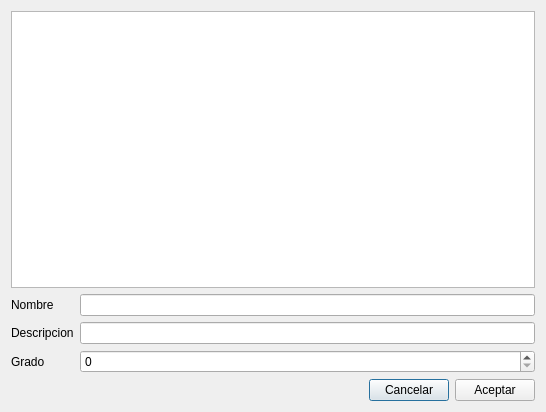
<?xml version="1.0" encoding="UTF-8"?>
<ui version="4.0">
 <class>SaveToBDFrm</class>
 <widget class="QDialog" name="SaveToBDFrm">
  <property name="geometry">
   <rect>
    <x>0</x>
    <y>0</y>
    <width>546</width>
    <height>412</height>
   </rect>
  </property>
  <property name="windowTitle">
   <string>Dialog</string>
  </property>
  <layout class="QGridLayout" name="gridLayout">
   <item row="0" column="0" colspan="2">
    <widget class="QTableView" name="tableView">
     <property name="editTriggers">
      <set>QAbstractItemView::NoEditTriggers</set>
     </property>
     <property name="selectionMode">
      <enum>QAbstractItemView::SingleSelection</enum>
     </property>
     <property name="selectionBehavior">
      <enum>QAbstractItemView::SelectRows</enum>
     </property>
    </widget>
   </item>
   <item row="1" column="0">
    <widget class="QLabel" name="label">
     <property name="text">
      <string>Nombre</string>
     </property>
    </widget>
   </item>
   <item row="1" column="1">
    <widget class="QLineEdit" name="txtNombre"/>
   </item>
   <item row="2" column="0">
    <widget class="QLabel" name="label_3">
     <property name="text">
      <string>Descripcion</string>
     </property>
    </widget>
   </item>
   <item row="2" column="1">
    <widget class="QLineEdit" name="txtDesc"/>
   </item>
   <item row="3" column="0">
    <widget class="QLabel" name="label_2">
     <property name="text">
      <string>Grado</string>
     </property>
    </widget>
   </item>
   <item row="3" column="1">
    <widget class="QSpinBox" name="spinGrd"/>
   </item>
   <item row="4" column="1">
    <layout class="QHBoxLayout" name="horizontalLayout">
     <item>
      <spacer name="horizontalSpacer">
       <property name="orientation">
        <enum>Qt::Horizontal</enum>
       </property>
       <property name="sizeHint" stdset="0">
        <size>
         <width>40</width>
         <height>20</height>
        </size>
       </property>
      </spacer>
     </item>
     <item>
      <widget class="QPushButton" name="btnCancel">
       <property name="text">
        <string>Cancelar</string>
       </property>
      </widget>
     </item>
     <item>
      <widget class="QPushButton" name="btnAcept">
       <property name="text">
        <string>Aceptar</string>
       </property>
      </widget>
     </item>
    </layout>
   </item>
  </layout>
 </widget>
 <resources/>
 <connections/>
</ui>
